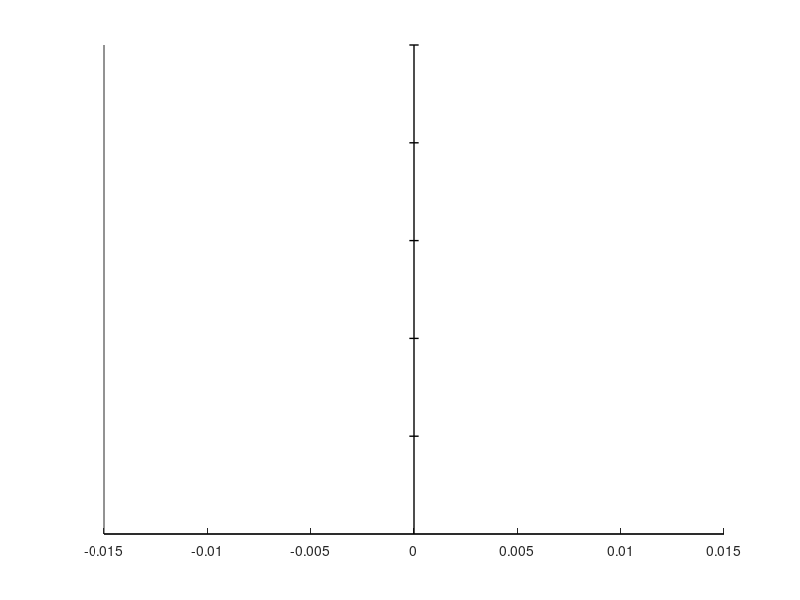

Write the MATLAB code that produced this figure.
function add_middle_yaxis

hold on;
plot([0 0],ylim,'k','linewidth',1);
tickpos = get(gca,'ytick');
ticklength = get(gca,'ticklength');
for n = (1:length(tickpos))
    plot(0.0075*range(xlim)*[-1 1],tickpos(n)*[1 1],'k','linewidth',1);
end;
set(gca,'ytick',[]);
